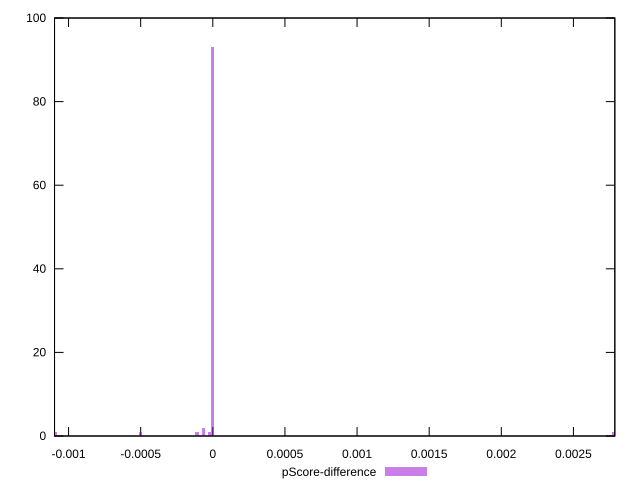

This figure's gnuplot source:
reset

$pScoreDifference <<EOF
0 93
-0.00006562301174190627 2
-0.00002187433724730209 1
-0.0010937168623651045 1
0.0027780408304073656 1
-0.000503109756687948 1
-0.00010937168623651045 1
EOF

set key outside below
set boxwidth 0.00002187433724730209
set xrange [-0.001097213886767756:0.002786985176391754]
set yrange [0:100]
set trange [0:100]
set style fill transparent solid 0.5 noborder
set terminal svg size 640, 490 enhanced background rgb 'white'
set output "report_00016_2021-02-10T13-31-48.338Z/bootup-time/samples/pages+cached+noadtech+nomedia/pScore-difference/histogram.svg"

plot $pScoreDifference title "pScore-difference" with boxes

reset
